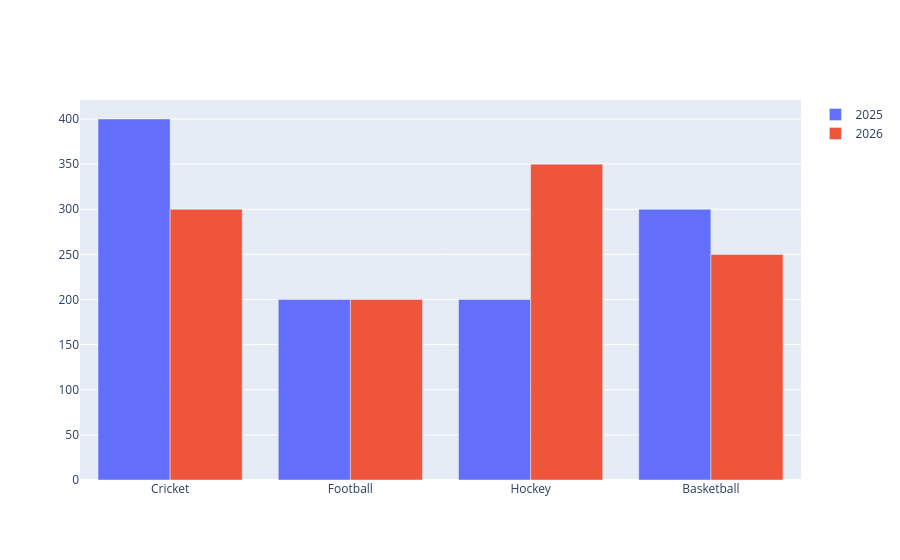

Notebook code for this chart:
### Code cell
label = ['Cricket','Football','Hockey','Basketball']
revenue = [400,200,200,300]
trace1 = go.Bar(x = label, y=revenue, name='2025')
trace2=go.Bar(x=label, y = [300,200,350,250],name='2026')
go.Figure(data =[trace1, trace2])

### Figure 1 — Plotly figure (JSON) as saved in the notebook; plotly's stock layout.template omitted (floating-point values rounded to 4 significant figures)
{"data": [{"name": "2025", "type": "bar", "x": ["Cricket", "Football", "Hockey", "Basketball"], "y": [400, 200, 200, 300]}, {"name": "2026", "type": "bar", "x": ["Cricket", "Football", "Hockey", "Basketball"], "y": [300, 200, 350, 250]}], "layout": {}}
